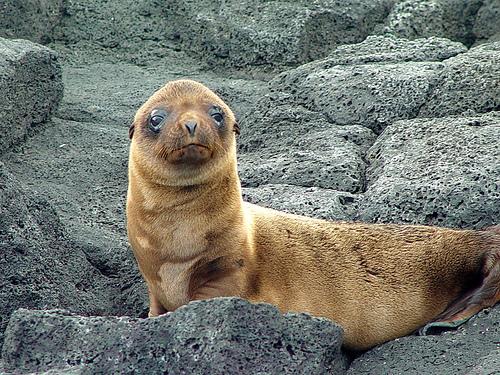
#> input picture src/home.jpg, 500 x 375 px
$ python test.py
#> lines starting #> are read from the running program, lines starting #| are printed output that depends on the picture
import cv2
import numpy as np

img = cv2.imread('home.jpg')
#> img is the input picture: shape (375, 500, 3); mean B, G, R 110.8, 119.6, 116.9
gray= cv2.cvtColor(img,cv2.COLOR_BGR2GRAY)
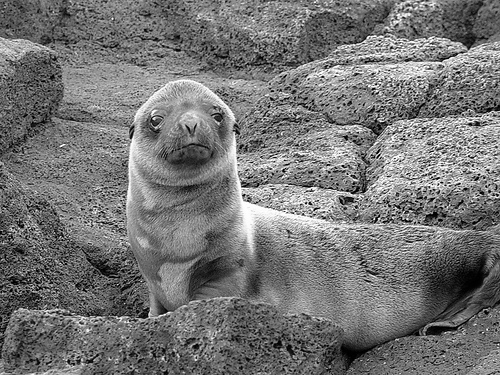
#> gray: shape (375, 500); min 0, max 255, mean 117.8

sift = cv2.xfeatures2d.SIFT_create()
kp = sift.detect(gray,None)
#> kp = 1411 keypoints; strongest (x, y, size): (310, 203, 2.1), (243, 195, 2), (391, 48, 1.9), (470, 124, 2.4)

img=cv2.drawKeypoints(gray,kp)
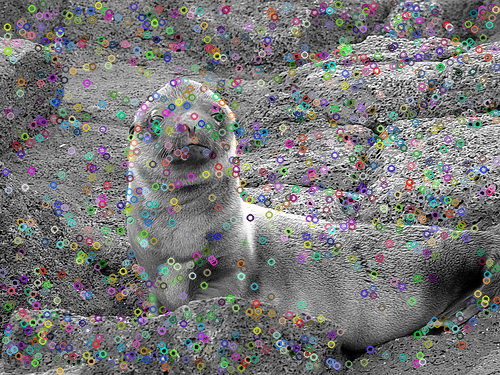
#> img: shape (375, 500, 3); mean of channels 0, 1, 2 119.2, 119.1, 119.3; drawn as B, G, R

cv2.imwrite('sift_keypoints.jpg',img)
